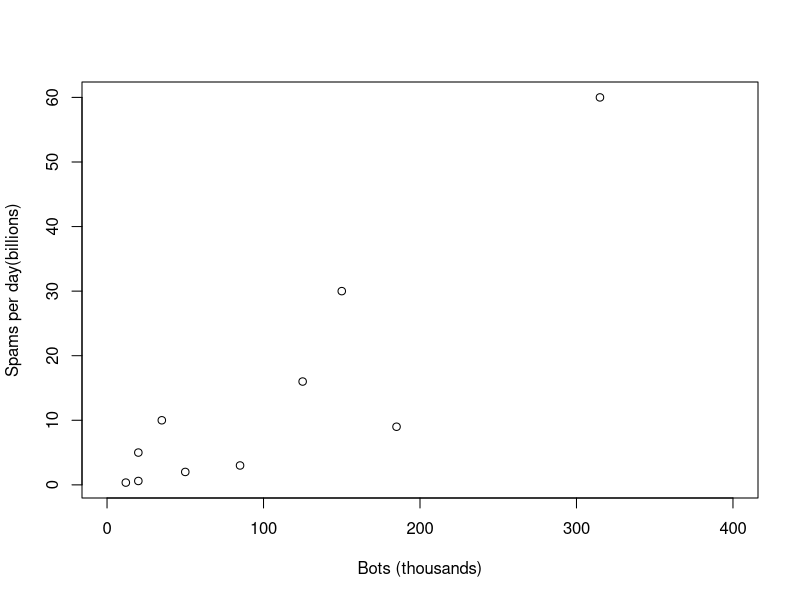

Generate this figure with R:
#Scatterplot of the data stored in csv file. 
b <- read.csv("spam_botnets.csv") #reads data from the csv file and stores the data in the variable named b.
plot(b$Bots,b$Spams_per_day, xlab = "Bots (thousands)", ylab = "Spams per day(billions)", xlim = c(0,400)) #plots the scatterplot.
